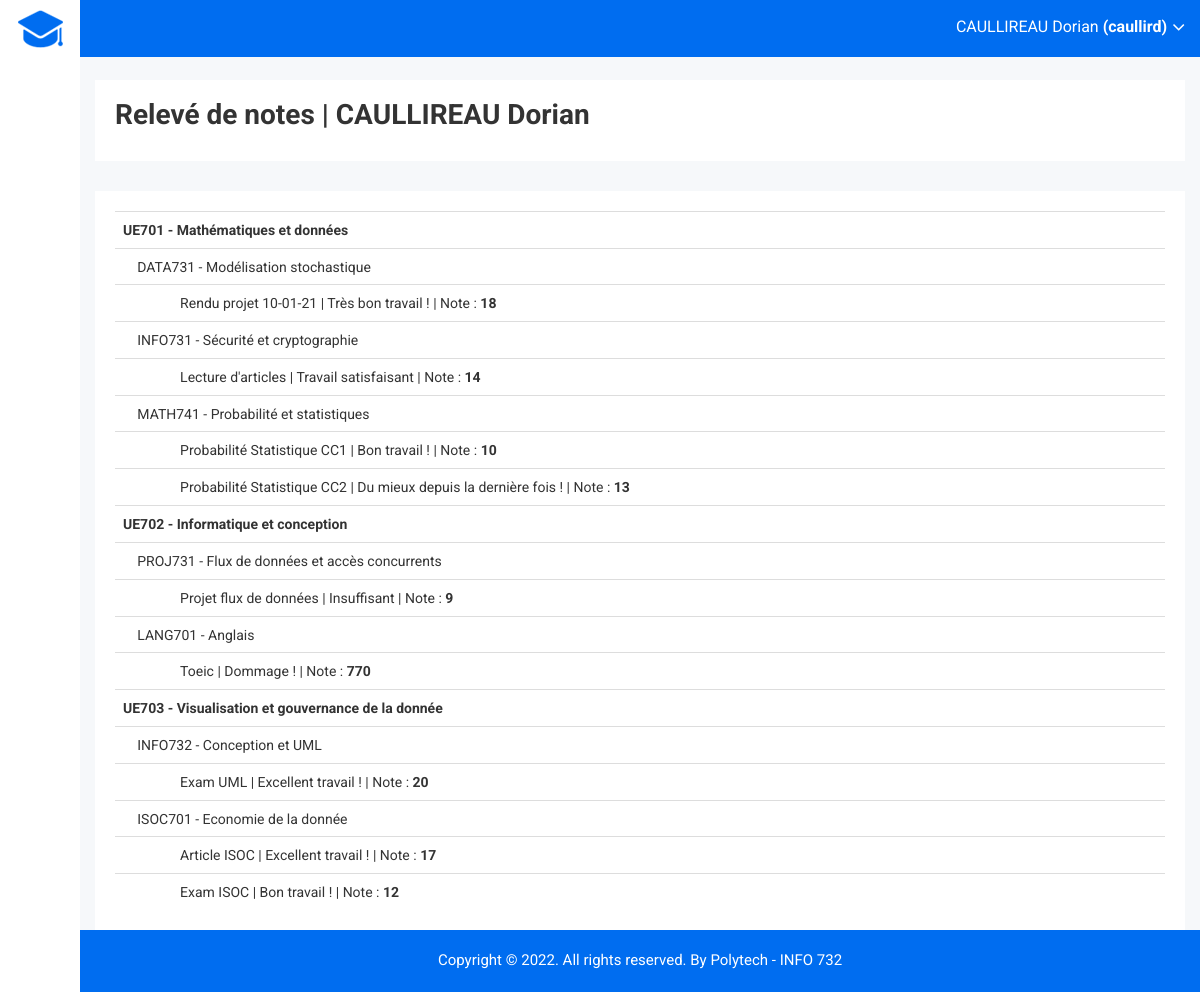
Screenshot of /?r=releve/student&id=1 with the database file from the repository.
### tables this page shows
CREATE TABLE IF NOT EXISTS internaluser (
    idinternaluser int(11) NOT NULL AUTO_INCREMENT,
    name_user varchar(100) NOT NULL,
    forname_user varchar(100) NOT NULL,
    email varchar(100) NOT NULL,
    password varchar(100) NOT NULL,
    username varchar(100) NULL,
    picture varchar(255) NULL,
    admin boolean NOT NULL default FALSE,
    deleted boolean NOT NULL default FALSE,
    PRIMARY KEY (idinternaluser)
    );

CREATE TABLE IF NOT EXISTS educationalunit (
    ideducationalunit int(11) NOT NULL AUTO_INCREMENT,
    title_educationalunit varchar(100) NOT NULL,
    description_educationalunit varchar(2000) NOT NULL,
    PRIMARY KEY (ideducationalunit)
    );

CREATE TABLE IF NOT EXISTS module (
    idmodule int(11) NOT NULL AUTO_INCREMENT,
    title_module varchar(100) NOT NULL,
    description_module varchar(2000) NOT NULL,
    photo_module varchar(2000) NOT NULL,
    gradecoefficient_module float NOT NULL,
    idteacher int(11) NOT NULL,
    FOREIGN KEY (idteacher) REFERENCES teacher(idteacher),
    PRIMARY KEY (idmodule)
    );

CREATE TABLE IF NOT EXISTS evaluation(
    idevaluation int(11) NOT NULL AUTO_INCREMENT,
    title_evaluation varchar(100) NOT NULL,
    mark_evaluation float(3) NOT NULL,
    comment_evaluation varchar(255) NULL,
    idteacher int(11) NOT NULL,
    idstudent int(11) NOT NULL,
    idmodule int(11) NOT NULL,
    FOREIGN KEY (idteacher) REFERENCES teacher(idteacher),
    FOREIGN KEY (idstudent) REFERENCES student(idstudent),
    FOREIGN KEY (idmodule) REFERENCES module(idmodule),
    PRIMARY KEY (idevaluation)
    );

### controller/ReleveController.php (called while the page is built, shortened)
<?php
class ReleveController extends Controller {
    public function student(){
        like_student();
        $this->render("index", [
            'module' => Module::findAll(),
            'evaluation' => Evaluation::findOne(['idstudent' => Student::findOne(['idinternaluser' => parameters()['id']])[0]->idstudent]),
            'educationalunit' => EducationalUnit::findAll(),
            'module_unit' => ModuleUnit::findAll(),
            'internal_user' => Student::findOne(['idinternaluser' => parameters()['id']])[0]->idinternaluser
        ]);
    }
}

### index.php (called while the page is built, shortened)
<?php
include_once "db.php";
include_once "controller/route.php";

### model/Model.php (called while the page is built, shortened)
<?php
class Model {
	public function __construct($id=null) {
		$class = get_class($this);
		$table = strtolower($class);
		if ($id != null) {
			$st = db()->prepare("select * from $table where id$table=:id");
			$st->bindValue(":id", $id);
			$st->execute();
		}
	}
	public static function findAll($params = null){
		$class = get_called_class();
		$table = strtolower($class);
		$sql = "select id$table from $table";
		$st = db()->prepare($sql);
		$st->execute();
		$list = array();
		while($row = $st->fetch(PDO::FETCH_ASSOC)) {
			$list[] = new $class($row["id".$table]);
		}
		return $list;
	}
	public static function findOne($data, $operator = null, $params = null) {
        $table = strtolower(get_called_class());
        array_walk($data,
            function (&$v, $k) {
                if(is_string($v)){
                    $v = "$k = '$v'";
                }
                else{
                    $v = $k.' = '.$v;
                }
            }
        );
        if($operator == "or"){
            $res = implode(' or ', $data);
        }else{
            $res = implode(' and ', $data);
        }
        $sql = "select id$table from $table where $res";
        $st = db()->prepare($sql);
        $st->execute();
        $list = array();
        while($row = $st->fetch(PDO::FETCH_ASSOC)) {
            $list[] = new $class($row["id".$table]);
        }
        return $list;
    }
	public function __get($fieldName) {
		$varName = "_".$fieldName;
		if (property_exists(get_class($this), $varName))
			return $this->$varName;
		else {
			throw new Exception("Unknown variable: ".$fieldName." in ".get_class($this));
		}
	}
	public function __set($fieldName, $value) {
		$varName = "_".$fieldName;
		if ($value !== null) {
			if (property_exists(get_class($this), $varName)) {
				$class = get_class($this);
				$table = strtolower($class);
				$id = "_id".$fieldName;
				if (isset($value->$id)) {
					$st = db()->prepare("update $table set id$fieldName=:val where id$table=:id");
					$id = substr($id, 1);
					$st->bindValue(":val", $value->$id);
				} else {
					$st = db()->prepare("update $table set $fieldName=:val where id$table=:id");
				}
			} else {
				throw 	new Exception("Unknown variable: ".$fieldName. " in ".get_class($this));
			}
		}
	}
}

### db.php (called while the page is built)
<?php
$db = new PDO("mysql:host=localhost;dbname=info732","root","");
$db->exec("SET NAMES 'utf8';");
function db() { global $db; return $db; }

### tools.php (called while the page is built, shortened)
<?php
function like_student(){
    $iduser = 1;
    $_SESSION["user"] = InternalUser::findOne(['idinternaluser' => $iduser]);
}

### view/releve/index.php (the view)
<div class="breadcome-area">
    <div class="container-fluid">
        <div class="row">
            <div class="col-lg-12 col-md-12 col-sm-12 col-xs-12">
                <div class="breadcome-list">
                    <div class="row">
                        <div class="col-lg-12 col-md-6 col-sm-12 col-xs-12">
                            <ul>
                                 <li><span><h1>Relevé de notes | <?php echo $data['internal_user']->name_user." ".$data['internal_user']->forname_user; ?></h1></span>
                                </li>
                            </ul>
                        </div>
                    </div>
                </div>
            </div>
        </div>
    </div>
</div>
<div class="static-table-area">
    <div class="container-fluid">
        <div class="row">
            <div class="col-lg-12 col-md-6 col-sm-6 col-xs-12">
                <div class="sparkline8-list">
                        <div class="static-table-list">
                            <table class="table">
                                <tbody>
                                <?php
                                foreach($data['educationalunit'] as $educationalunit){
                                    echo "<tr>";
                                    echo "<td><b>" . $educationalunit->title_educationalunit . "</b></td>";
                                    foreach($data['module_unit'] as $moduleunit){
                                        if($moduleunit->ideducationalunit->ideducationalunit == $educationalunit->ideducationalunit){
                                            echo "<tr>";
                                            echo "<td>&ensp;&ensp;" . $moduleunit->idmodule->title_module . "</td>";
                                            echo "<tr>";
                                            foreach($data['evaluation'] as $evaluation){
                                                if(($evaluation->idmodule->idmodule == $moduleunit->idmodule->idmodule)){
                                                    echo "<tr>";
                                                    echo "<td>&ensp;&ensp;&ensp;&ensp;&ensp;&ensp;&ensp;&ensp;" . $evaluation->title_evaluation ." | ".$evaluation->comment_evaluation . " | Note : <b>" . $evaluation->mark_evaluation . "</b></td>";
                                                    echo "</tr>";
                                                }
                                            }
                                        }
                                    }
                                }
                                ?>
                                </tbody>
                            </table>
                        </div>
                    </div>
            </div>
        </div>
    </div>
</div>

### view/header.php (shortened to what this page needs)
<!doctype html>
<html class="no-js" lang="en">
<head>
    <link rel="stylesheet" href="css/bootstrap.min.css">
    <link rel="stylesheet" href="css/font-awesome.min.css">
    <link rel="stylesheet" href="css/owl.carousel.css">
    <link rel="stylesheet" href="css/owl.theme.css">
    <link rel="stylesheet" href="css/owl.transitions.css">
    <link rel="stylesheet" href="css/animate.css">
    <link rel="stylesheet" href="css/normalize.css">
    <link rel="stylesheet" href="css/meanmenu.min.css">
    <link rel="stylesheet" href="css/main.css">
    <link rel="stylesheet" href="css/educate-custon-icon.css">
    <link rel="stylesheet" href="css/morrisjs/morris.css">
    <link rel="stylesheet" href="css/scrollbar/jquery.mCustomScrollbar.min.css">
    <link rel="stylesheet" href="css/metisMenu/metisMenu.min.css">
    <link rel="stylesheet" href="css/metisMenu/metisMenu-vertical.css">
    <link rel="stylesheet" href="css/calendar/fullcalendar.min.css">
    <link rel="stylesheet" href="css/calendar/fullcalendar.print.min.css">
    <link rel="stylesheet" href="css/template_style.css">
    <link rel="stylesheet" href="css/responsive.css">
</head>
<body class="mini-navbar">
<div class="left-sidebar-pro">
    <nav id="sidebar" class="active">
        <div class="sidebar-header">
            <strong><a href="."><img src="img/logo/logosn.png" alt="" /></a></strong>
        </div>
    </nav>
</div>
<div class="all-content-wrapper">
    <div class="container-fluid">
        <div class="row">
            <div class="col-lg-12 col-md-12 col-sm-12 col-xs-12">
                <div class="logo-pro">
                    <a href="index.html"><img class="main-logo" src="img/logo/logo.png" alt="" /></a>
                </div>
            </div>
        </div>
    </div>
    <div class="header-advance-area">
        <div class="header-top-area">
            <div class="container-fluid">
                <div class="row">
                    <div class="col-lg-12 col-md-12 col-sm-12 col-xs-12">
                        <div class="header-top-wraper">
                            <div class="row">
                                <div class="col-lg-1 col-md-0 col-sm-1 col-xs-12">
                                    <div class="menu-switcher-pro">
                                        <button type="button" id="sidebarCollapse" class="btn bar-button-pro header-drl-controller-btn btn-info navbar-btn">
                                        </button>
                                    </div>
                                </div>
                                <div class="col-lg-5 col-md-5 col-sm-12 col-xs-12">
                                    <div class="header-right-info">
                                        <ul class="nav navbar-nav mai-top-nav header-right-menu">
                                            <li class="nav-item">
                                                <a href="#" data-toggle="dropdown" role="button" aria-expanded="false" class="nav-link dropdown-toggle">
                                                    <span class="admin-name"><?php echo $_SESSION["user"][0]->name_user ;?> <?php echo $_SESSION["user"][0]->forname_user ;?> <b>(<?php echo $_SESSION["user"][0]->username ;?>)</b></span>
                                                    <i class="fa fa-angle-down edu-icon edu-down-arrow"></i>
                                                </a>
                                            </li>
                                        </ul>
                                    </div>
                                </div>
                                <div class="col-lg-2 col-md-3 col-sm-2 col-xs-4">
                                </div>
                            </div>
                        </div>
                    </div>
                </div>
            </div>
        </div>

### css/main.css (style rules this page uses)
html { color: #222; font-size: 1em; line-height: 1.4; }
audio, canvas, iframe, img, svg, video { vertical-align: middle; }

### rows the page displays
internaluser: name_user "CAULLIREAU", forname_user "Dorian", username "caullird"
educationalunit: title_educationalunit "UE701 - Mathématiques et données"
module: title_module "DATA731 - Modélisation stochastique"
evaluation: title_evaluation "Rendu projet 10-01-21", comment_evaluation "Très bon travail !", mark_evaluation "18"
module: title_module "INFO731 - Sécurité et cryptographie"
evaluation: title_evaluation "Lecture d'articles", comment_evaluation "Travail satisfaisant", mark_evaluation "14"
module: title_module "MATH741 - Probabilité et statistiques"
evaluation: title_evaluation "Probabilité Statistique CC1", comment_evaluation "Bon travail !", mark_evaluation "10"
evaluation: title_evaluation "Probabilité Statistique CC2", comment_evaluation "Du mieux depuis la dernière fois !", mark_evaluation "13"
educationalunit: title_educationalunit "UE702 - Informatique et conception"
module: title_module "PROJ731 - Flux de données et accès concurrents"
evaluation: title_evaluation "Projet flux de données", comment_evaluation "Insuffisant", mark_evaluation "9"
module: title_module "LANG701 - Anglais"
evaluation: title_evaluation "Toeic", comment_evaluation "Dommage !", mark_evaluation "770"
educationalunit: title_educationalunit "UE703 - Visualisation et gouvernance de la donnée"
module: title_module "INFO732 - Conception et UML"
evaluation: title_evaluation "Exam UML", comment_evaluation "Excellent travail !", mark_evaluation "20"
module: title_module "ISOC701 - Economie de la donnée"
evaluation: title_evaluation "Article ISOC", comment_evaluation "Excellent travail !", mark_evaluation "17"
evaluation: title_evaluation "Exam ISOC", comment_evaluation "Bon travail !", mark_evaluation "12"
